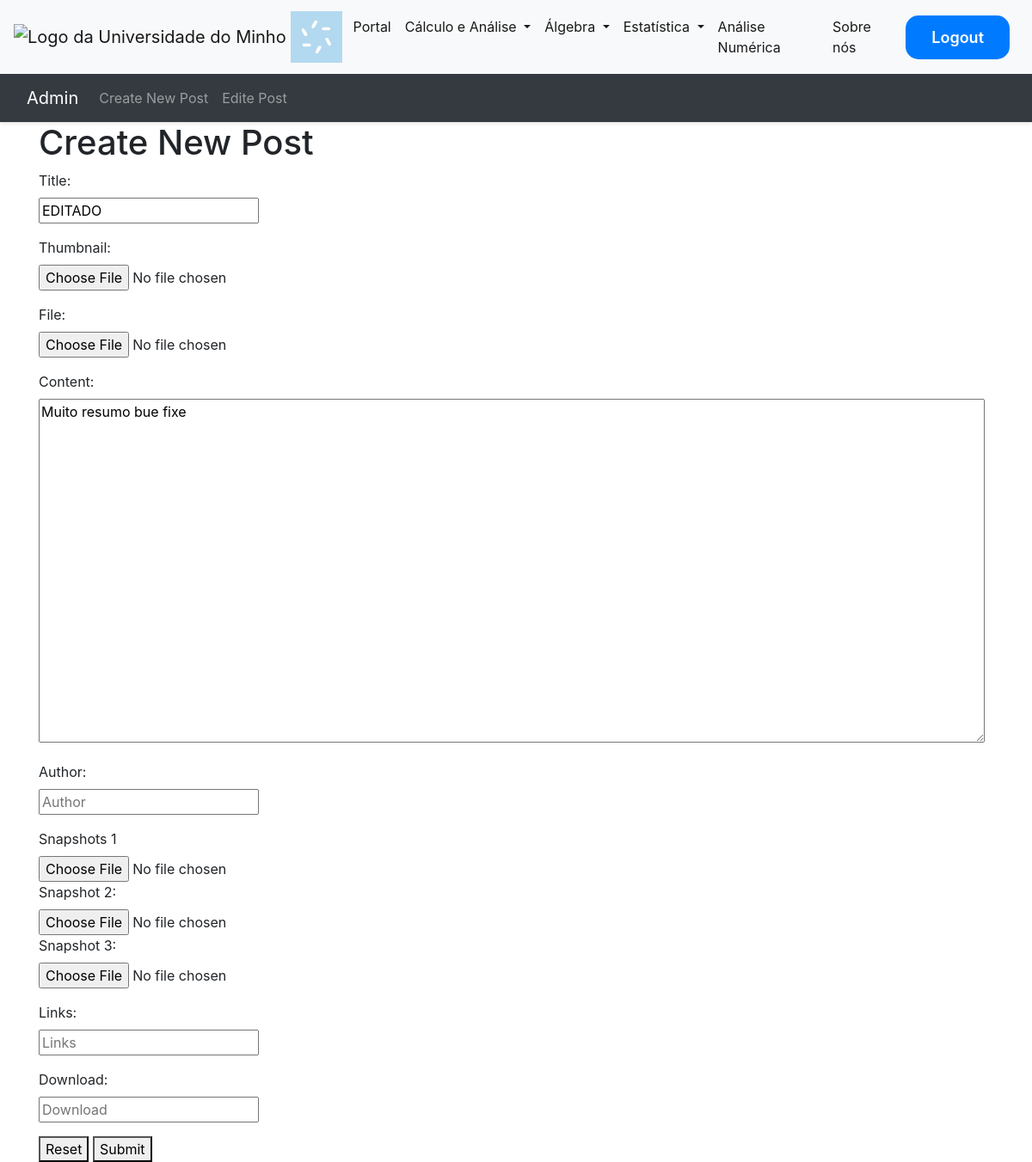
The app's page /edit-post/1 (signed in), older data.
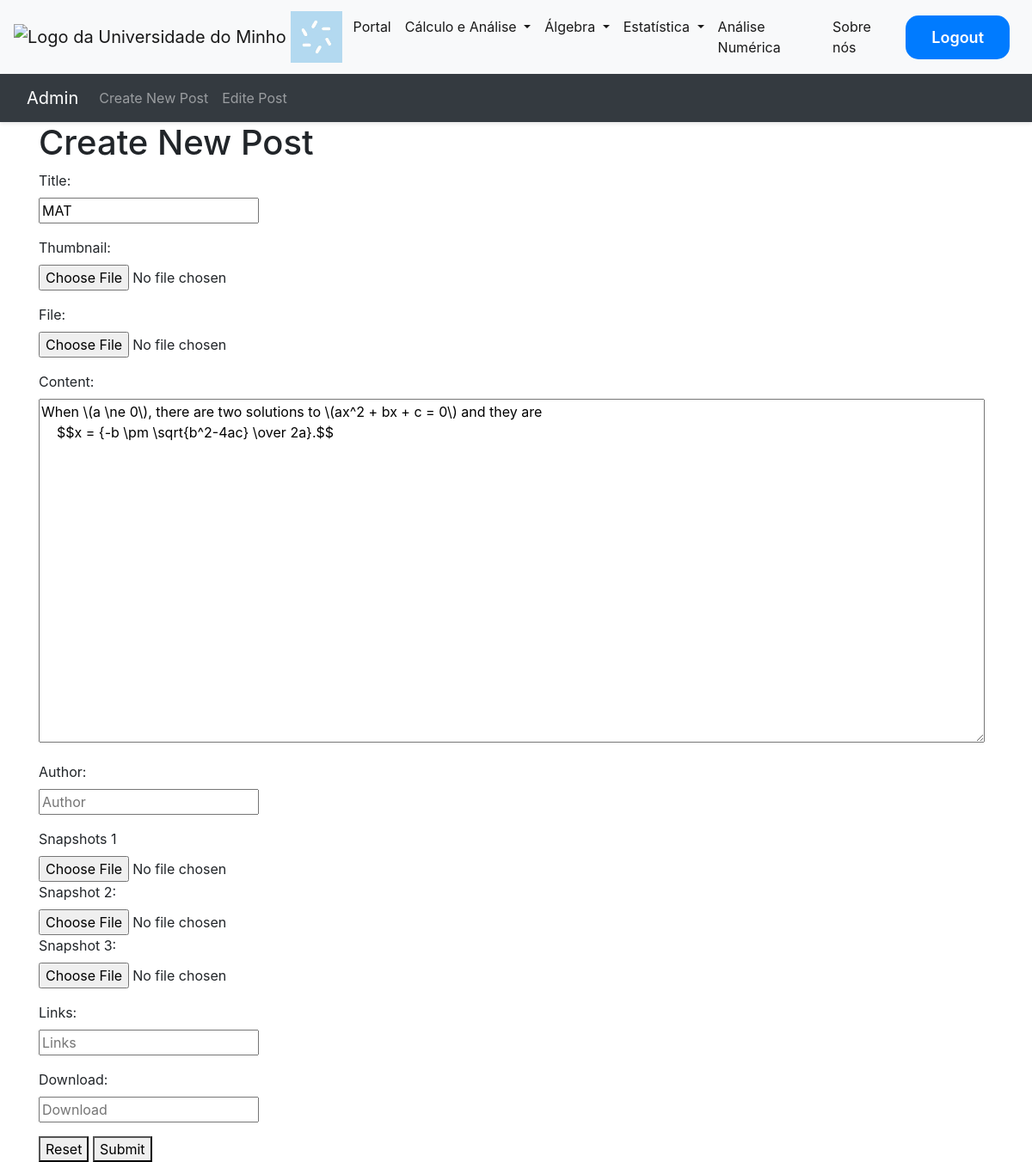
The same page, newer data.
### tables this page shows
CREATE TABLE posts
             (id INTEGER PRIMARY KEY AUTOINCREMENT,
              title TEXT,
              content TEXT,
              file_url TEXT,
              created_at TIMESTAMP DEFAULT CURRENT_TIMESTAMP);

### main.py (the view, shortened to what this page needs)
@app.route("/edit-post/<int:post_id>", methods=["GET", "POST"])
def edit_post(post_id):
    if 'email' not in session or session['tipo'] != 'admin':
        flash("Acesso negado!",category='error')
        return redirect("/")
    can_edit = False
    if 'email' in session and session['tipo'] == 'admin':
        can_edit = True
    conn = sqlite3.connect("database.db")
    c = conn.cursor()
    c.execute("SELECT * FROM posts WHERE id=?", (post_id,))
    post = c.fetchone()
    conn.close()
    return render_template("edit_post.html", post=post, can_edit=can_edit)

### templates/edit_post.html
{% extends "base.html" %}
{% block content %}
<div class="container">
  <h1>Create New Post</h1>
  <form method="post" enctype="multipart/form-data">
    <div class="form-group">
      <label for="title">Title:</label>
      <input type="text" id="title" name="title" placeholder="Title" value="{{ post[1] }}" required>
    </div>
    <div class="form-group">
      <label for="thumbnail">Thumbnail:</label>
      <input type="file" id="thumbnail" name="thumbnail">
    </div>
    <div class="form-group">
      <label for="file">File:</label>
      <input type="file" id="file" name="file">
    </div>
    <div class="form-group">
      <label for="content">Content:</label>
      <textarea id="content" name="content" placeholder="Content" required>{{ post[2] }}</textarea>
    </div>
    <div class="form-group">
      <label for="author">Author:</label>
      <input type="text" id="author" name="author" placeholder="Author" required>
    </div>
    <div class="form-group">
      <label for="snapshots_1">Snapshots 1</label>
      <input type="file" id="snapshots_1" name="snapshots_1">
      <label for="snapshots_2">Snapshot 2:</label>
      <input type="file" id="snapshots_2" name="snapshots_2">
      <label for="snapshots_3">Snapshot 3:</label>
      <input type="file" id="snapshots_3" name="snapshots_3">
    </div>
    <div class="form-group">
      <label for="links">Links:</label>
      <input type="text" id="links" name="links" placeholder="Links">
    </div>
    <div class="form-group">
      <label for="download">Download:</label>
      <input type="text" id="download" name="download" placeholder="Download">
    </div>
    <button type="reset">Reset</button>
    <button type="submit">Submit</button>
  </form>
</div>
{% endblock %}

Row changes from the older to the newer data that the page shows:
changed posts: title "EDITADO" → "MAT"; content "Muito resumo bue fixe" → "When \\(a \\ne 0\\), there are two solutions to \\(ax^2 + bx + c = 0\\) and they are $$x = {-b \\pm \\sqrt{b^2-4ac} \\over 2a}.$$"
